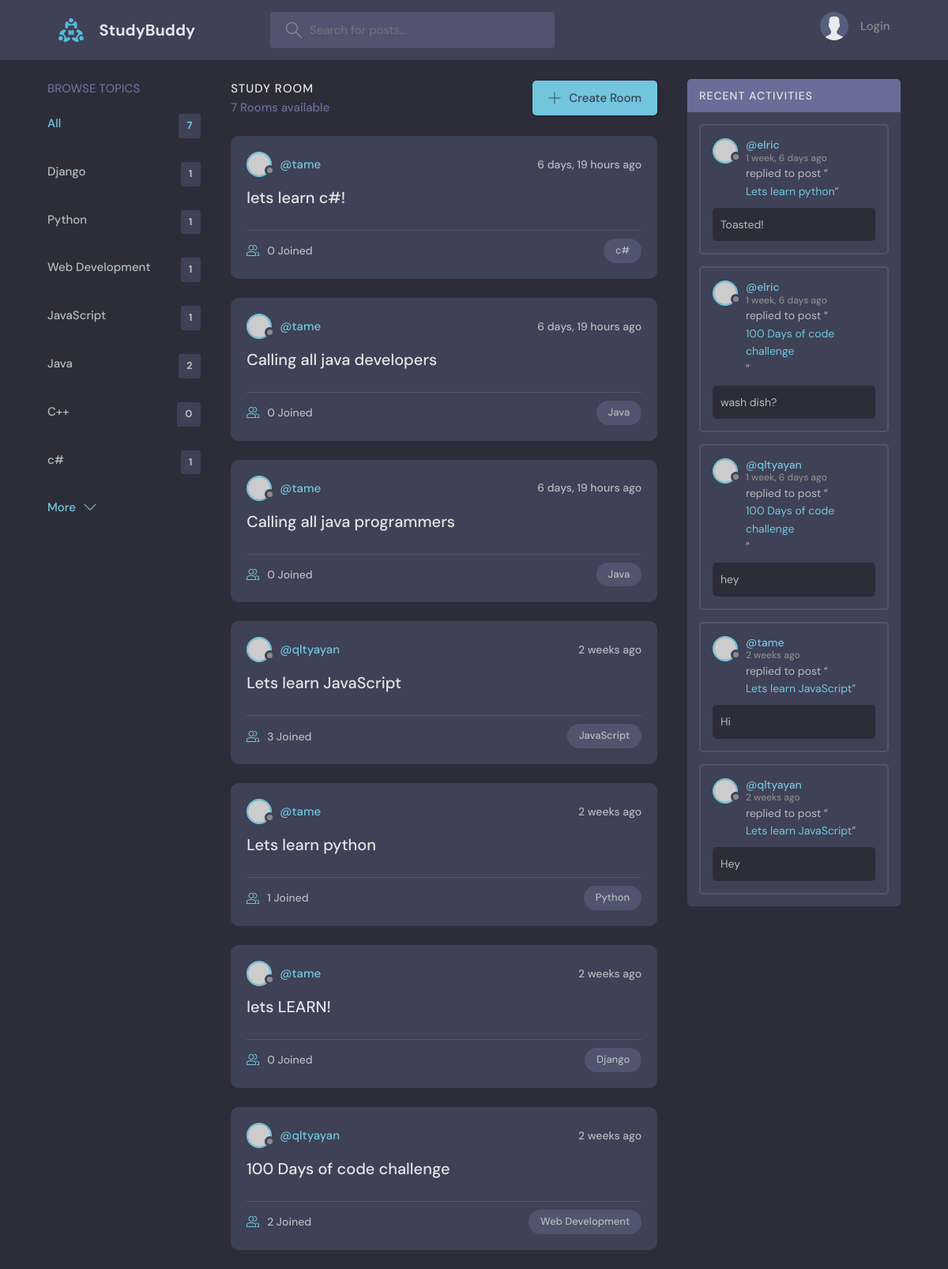
The page / on the database its author committed.
### base/models.py (models this page shows, shortened)
class Topic(models.Model):
    name=models.CharField(max_length=200)

class Room(models.Model):
    host =  models.ForeignKey(User, on_delete = models.SET_NULL, null=True)
    topic = models.ForeignKey(Topic, on_delete = models.SET_NULL, null=True)
    name = models.CharField(max_length=200)
    description = models.TextField(null=True, blank=True)
    participants = models.ManyToManyField(User, related_name='participants', blank=True)
    update = models.DateTimeField(auto_now=True) # will be used in the class Meta
    created = models.DateTimeField(auto_now_add=True) # will be used in the class Meta
    class Meta:
        ordering = ['-update', '-created'] #with "-" means updated order

class Message(models.Model):
    user = models.ForeignKey(User,on_delete=models.CASCADE)
    room =  models.ForeignKey(Room, on_delete=models.CASCADE)
    body = models.TextField()
    update = models.DateTimeField(auto_now=True) # latest update timestamp
    created = models.DateTimeField(auto_now_add=True) # time of creation
    class Meta:
        ordering = ['-update', '-created'] #with "-" means updated order

### base/views.py (the view)
# urls.py: path('', views.home, name='home'),
def home(request):
    q = request.GET.get('q')    if request.GET.get('q') != None else ''
    rooms = Room.objects.filter(
        Q(topic__name__icontains=q) | #used to search with topic name
        Q(name__icontains=q) |          #used to search with user name
        Q(description__icontains=q)  #used to search with description
        )         # This means that the variable rooms will be available in the template as a variable called rooms
    topics = Topic.objects.all()
    room_count = rooms.count()
    room_messages = Message.objects.filter(Q(room__topic__name__icontains=q))
    context = {'rooms': rooms, 'topics':topics, 'room_count':room_count, 'room_messages':room_messages}      # This means that the variable rooms will be available in the template as a variable called rooms
    return render(request, 'base/home.html', context) #context refers to the value of the dictionary

### base/templates/base/home.html (shortened to what this page needs)
{% extends 'main.html' %}
{% block content %}
<main class="layout layout--3">
    <div class="container">
        {% include 'base/topic_components.html' %}
        <div class="roomList">
            <div class="roomList__header">
                <div>
                    <h2>Study Room</h2>
                    <p>{{room_count}} Rooms available</p>
                </div>
                <a class="btn btn--main" href="{% url 'create-room' %}">
                    <svg version="1.1" xmlns="http://www.w3.org/2000/svg" width="32" height="32" viewBox="0 0 32 32">
                        <title>add</title>
                        <path
                            d="M16.943 0.943h-1.885v14.115h-14.115v1.885h14.115v14.115h1.885v-14.115h14.115v-1.885h-14.115v-14.115z">
                        </path>
                    </svg>
                    Create Room
                </a>
            </div>
            {% include 'base/feed_components.html' %}
        </div>
        {% include 'base/activity_components.html'%}
    </div>
</main>
{% endblock content %}

### base/templates/base/topic_components.html
<div class="topics">
    <div class="topics__header">
        <h2>Browse Topics</h2>
    </div>
    <ul class="topics__list">
        <li>
            <a href="{% url 'home' %}}" class="active">All <span>{{topics.count}}</span></a>
        </li>
        {% for topic in topics %}
        <li>
            <a href="{% url 'home' %}?q={{topic.name}}">{{topic.name}} <span>{{topic.room_set.all.count}}</span></a>
        </li>
        {% endfor %}
    </ul>
    <a class="btn btn--link" href="topics.html">
        More
        <svg version="1.1" xmlns="http://www.w3.org/2000/svg" width="32" height="32" viewBox="0 0 32 32">
            <title>chevron-down</title>
            <path d="M16 21l-13-13h-3l16 16 16-16h-3l-13 13z"></path>
        </svg>
    </a>
</div>

### base/templates/base/feed_components.html (shortened to what this page needs)
{% for room in rooms %}
<div class="roomListRoom">
    <div class="roomListRoom__header">
        <a href="{% url 'user-profile' room.id %}" class="roomListRoom__author">
            <div class="avatar avatar--small">
                <img src="https://randomuser.me/api/portraits/women/11.jpg" />
            </div>
            <span>@{{room.host.username}}</span>
        </a>
        <div class="roomListRoom__actions">
            <span>{{room.created|timesince}} ago</span>
        </div>
    </div>
    <div class="roomListRoom__content">
        <a href="{% url 'room' room.id %}">{{room.name}}</a>
    </div>
    <div class="roomListRoom__meta">
        <a href="{% url 'room' room.id %}" class="roomListRoom__joined">
            {{room.participants.all.count}} Joined
        </a>
        <p class="roomListRoom__topic">{{room.topic.name}}</p>
    </div>
</div>
{% endfor %}

### base/templates/base/activity_components.html (shortened to what this page needs)
<div class="activities">
    <div class="activities__header">
        <h2>Recent Activities</h2>
    </div>
    {% for message in room_messages %}
    <div class="activities__box">
        <div class="activities__boxHeader roomListRoom__header">
            <a href="{% url 'user-profile' message.user.id %}" class="roomListRoom__author">
                <div class="avatar avatar--small">
                    <img src="https://randomuser.me/api/portraits/women/11.jpg" />
                </div>
                <p>
                    @{{message.user}}
                    <span>{{message.created|timesince}} ago</span>
                </p>
            </a>
        </div>
        <div class="activities__boxContent">
            <p>replied to post “<a href="{% url 'room' message.room.id %}">{{message.room.name}}</a>”</p>
            <div class="activities__boxRoomContent">
                {{message.body}}
            </div>
        </div>
    </div>
    {% endfor %}
</div>

### rows shown on the page
Topic: name "Django", room_set.all.count "1"
Topic: name "Python", room_set.all.count "1"
Topic: name "Web Development", room_set.all.count "1"
Topic: name "JavaScript", room_set.all.count "1"
Topic: name "Java", room_set.all.count "2"
Topic: name "C++", room_set.all.count "0"
Topic: name "c#", room_set.all.count "1"
Room: host.username "tame", created "6 days, 19 hours", name "lets learn c#!", participants.all.count "0", topic.name "c#"
Room: host.username "tame", created "6 days, 19 hours", name "Calling all java developers", participants.all.count "0", topic.name "Java"
Room: host.username "tame", created "6 days, 19 hours", name "Calling all java programmers", participants.all.count "0", topic.name "Java"
Room: host.username "qltyayan", created "2 weeks", name "Lets learn JavaScript", participants.all.count "3", topic.name "JavaScript"
Room: host.username "tame", created "2 weeks", name "Lets learn python", participants.all.count "1", topic.name "Python"
Room: host.username "tame", created "2 weeks", name "lets LEARN!", participants.all.count "0", topic.name "Django"
Room: host.username "qltyayan", created "2 weeks", name "100 Days of code challenge", participants.all.count "2", topic.name "Web Development"
Message: user "elric", created "1 week, 6 days", room.name "Lets learn python", body "Toasted!"
Message: user "elric", created "1 week, 6 days", room.name "100 Days of code challenge", body "wash dish?"
Message: user "qltyayan", created "1 week, 6 days", room.name "100 Days of code challenge", body "hey"
Message: user "tame", created "2 weeks", room.name "Lets learn JavaScript", body "Hi"
Message: user "qltyayan", created "2 weeks", room.name "Lets learn JavaScript", body "Hey"

### other values the page prints
{{ topics.count }} "7"
{{ room_count }} "7"
